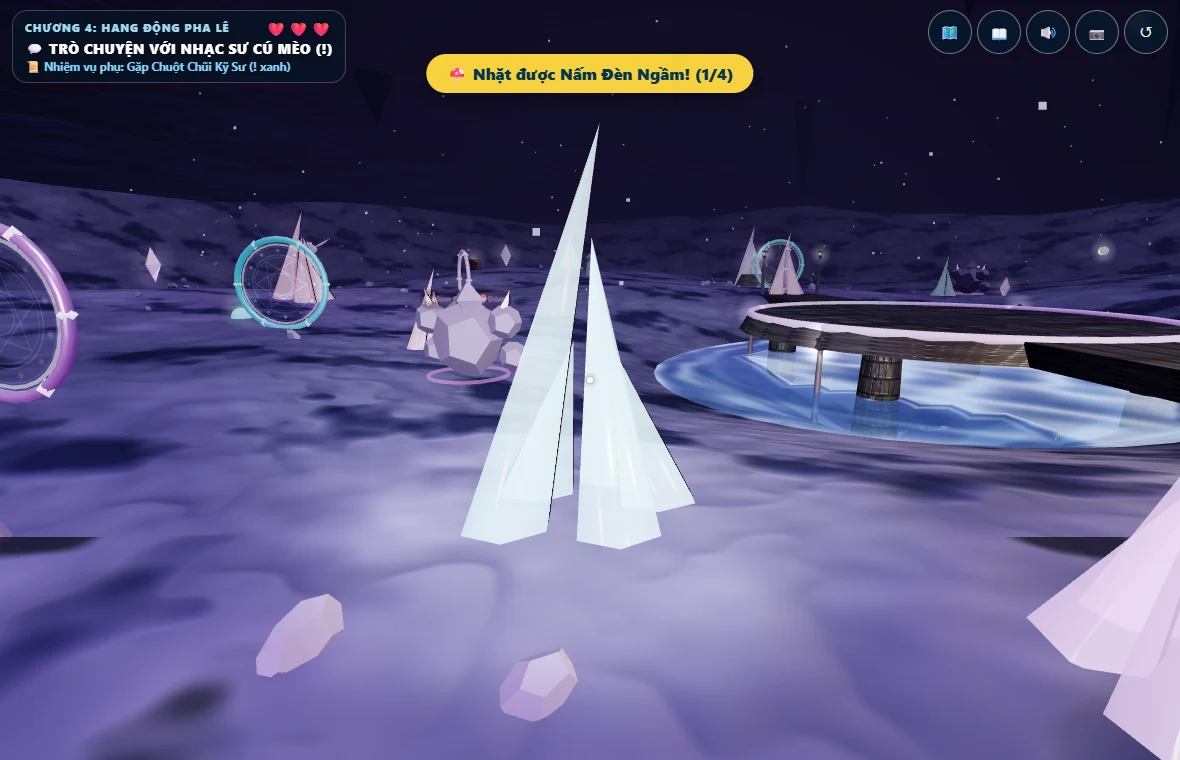
#> input picture tools/issue15-qa/before-low-1180-0.webp, 1180 x 760 px; its folder holds only this picture in this run
$ python issue15_collage.py
#> lines starting #> are read from the running program, lines starting #| are printed output that depends on the picture
"""Keep comparable full-resolution WebP screenshots and grayscale contact sheets."""

from pathlib import Path
from PIL import Image, ImageDraw

folder = Path(__file__).resolve().parent / "issue15-qa"
for quality in ("low", "mid"):
    for width in (1180, 390):
        thumb = (590, 380) if width == 1180 else (195, 422)
        sheet = Image.new("RGB", (thumb[0] * 3, thumb[1] * 2 + 44), "white")
#> sheet: PIL image 1770x804 RGB; every value is 255
        draw = ImageDraw.Draw(sheet)
        for row, tag in enumerate(("before", "after")):
            y = row * (thumb[1] + 22)
            draw.text((5, y + 3), tag.upper(), fill="black")
            for i in range(3):
                image = (
                    Image.open(folder / f"{tag}-{quality}-{width}-{i}.webp")
                    .convert("L")
                    .convert("RGB")
                )
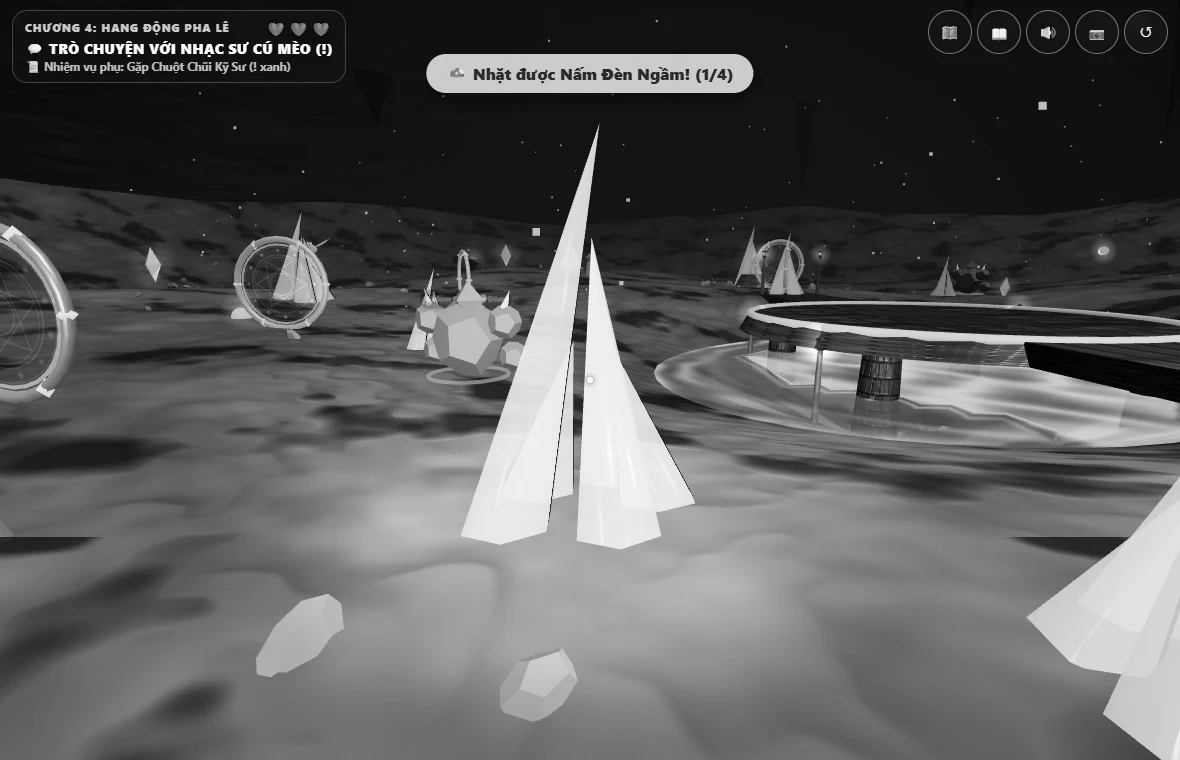
#> image: PIL image 1180x760 RGB; min 0, max 255, mean 90.1
                image.thumbnail(thumb)
#> image: PIL image 590x380 RGB
                sheet.paste(image, (i * thumb[0], y + 22))
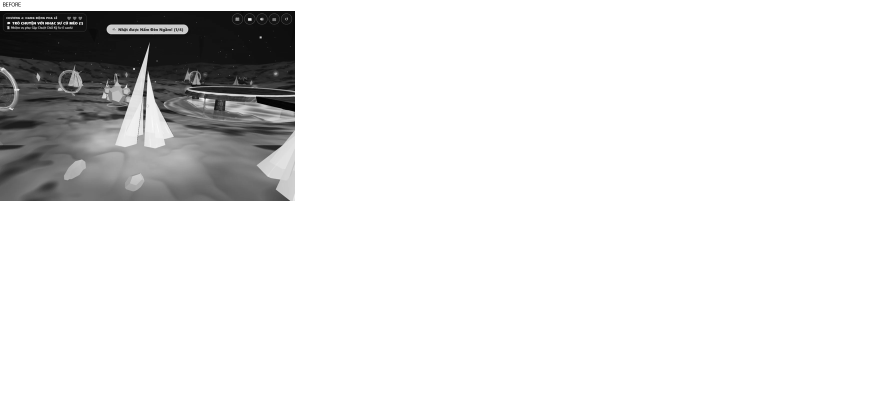
#> sheet: PIL image 1770x804 RGB (shown at 1/2 size); min 0, max 255, mean 229
#> (the run stopped early here; a loop or call above may not have finished)
